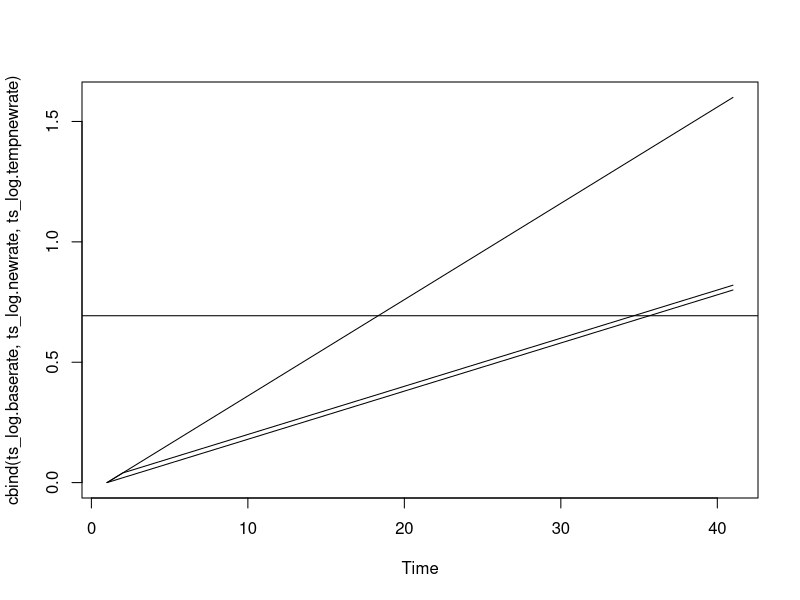
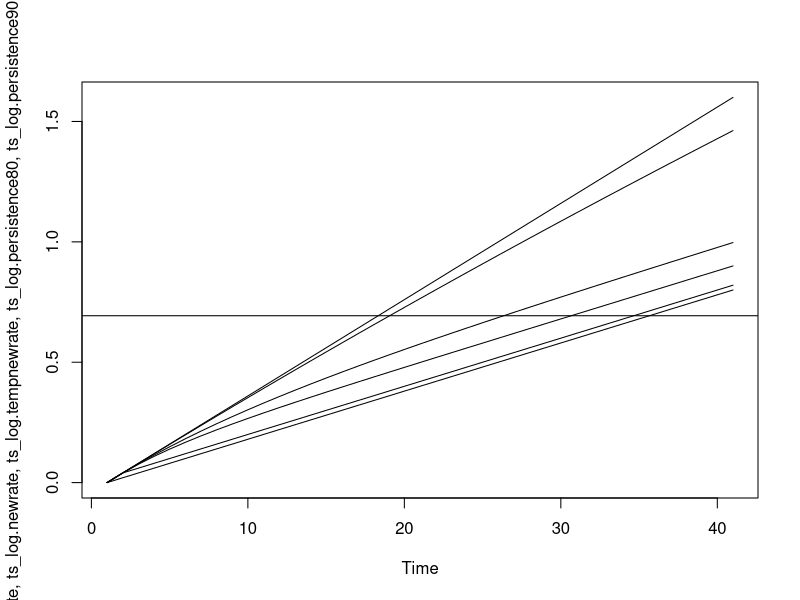
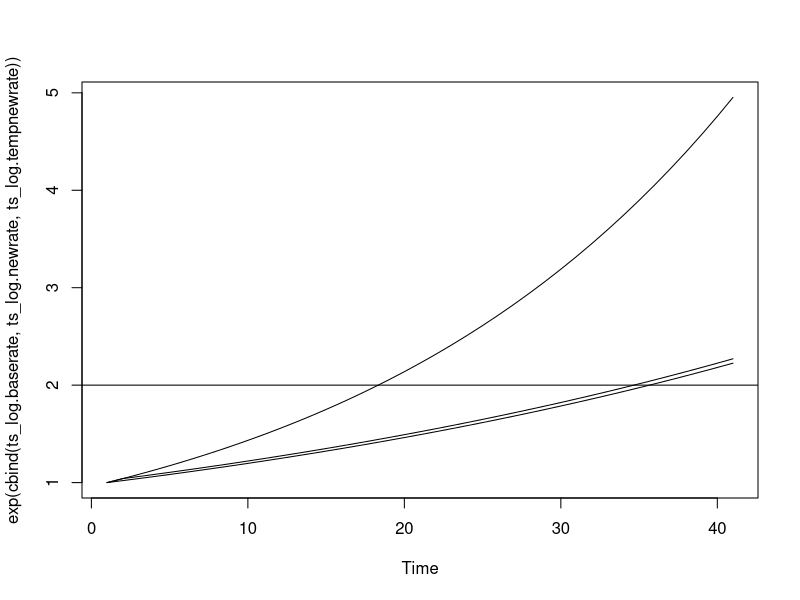
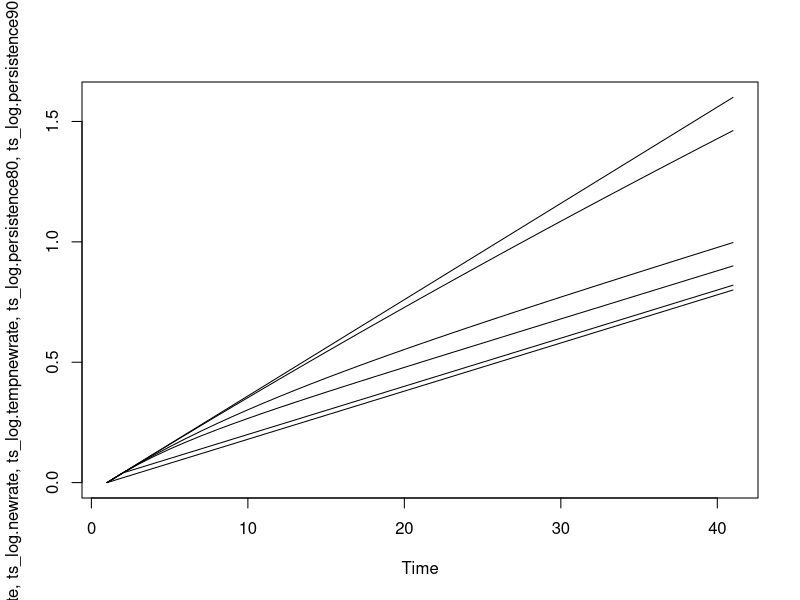
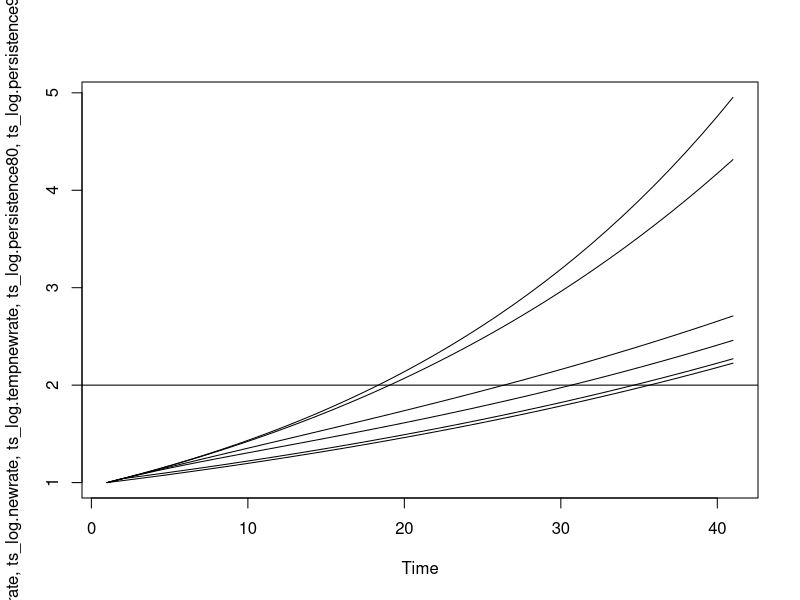
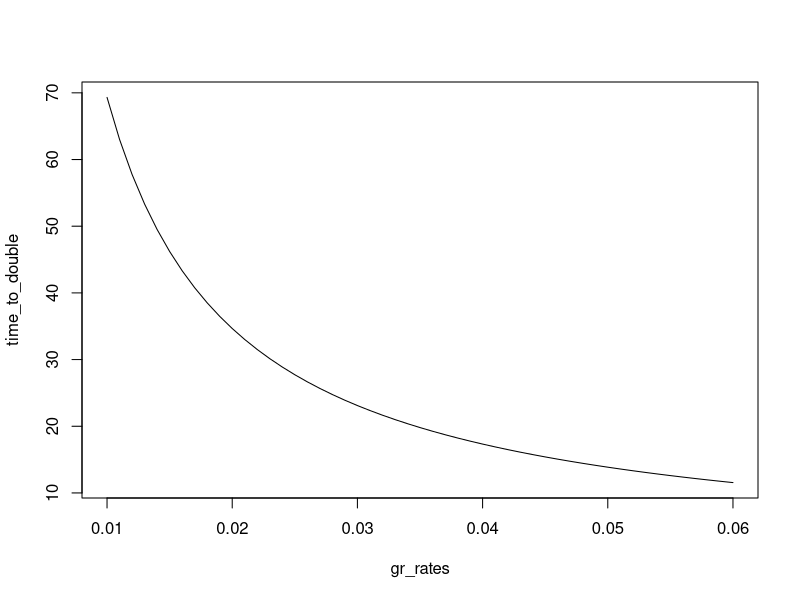
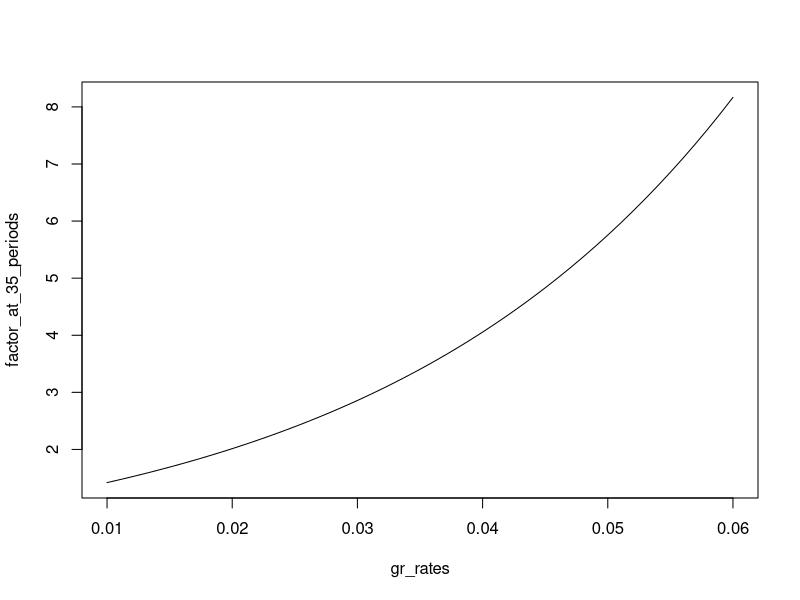

These charts were generated, in order, by the following R code:
finalT = 40
xvals = 0:finalT
level.start = 1
level.target = 2*level.start
base.rate = 0.02
new.rate = 0.04
diff.rate =  new.rate -base.rate 

persistence80 = 0.8
persistence90 = 0.9
persistence99 = 0.99

rates_80_coeffs = c(c(0,1), cumprod(rep(persistence80,finalT-1)) )
rates_90_coeffs = c(c(0,1), cumprod(rep(persistence90,finalT-1)) )
rates_99_coeffs = c(c(0,1), cumprod(rep(persistence99,finalT-1)) )

rates_base = c(0,rep(base.rate, finalT))
rates_new =  c(0,rep(new.rate, finalT))


rates_tempnew = rates_base
rates_tempnew[2] = new.rate

# rates_tempnew[2] = 0.12 # the doubling time is 30 periods when this is 0.12
### 30 periods is also the doubling time of persistence_80
# rates_tempnew[2] = 0.20 # the doubling time is 26 periods when this is 0.20
### 26 periods is also the doubling time of persistence_90
# rates_tempnew[2] = 0.34 # the doubling time is 19 periods when this is 0.34
# ## 19 periods is also the doubling time of persistence_99
# rates_tempnew[2] = 0.36 # the doubling time is 18 periods when this is 0.36
# ## 18 periods is also the doubling time of rate_new


rates_80 = rates_base + (diff.rate*rates_80_coeffs)
rates_90 = rates_base + (diff.rate*rates_90_coeffs)
rates_99 = rates_base + (diff.rate*rates_99_coeffs)


values.log.baserate = cumsum(rates_base) + log(level.start)
values.log.newrate = cumsum(rates_new) + log(level.start)
values.log.tempnewrate = cumsum(rates_tempnew) + log(level.start)

values.log.persistence_80 = cumsum(rates_80) + log(level.start)
values.log.persistence_90 = cumsum(rates_90) + log(level.start)
values.log.persistence_99 = cumsum(rates_99) + log(level.start)


double_period_base_rate = which.max(values.log.baserate >= (log(2)+log(level.start))) -1
double_period_new_rate = which.max(values.log.newrate >= (log(2)+log(level.start))) -1
double_period_tempnew_rate = which.max(values.log.tempnewrate >= (log(2)+log(level.start))) -1
double_period_persistence_80 = which.max(values.log.persistence_80 >= (log(2)+log(level.start))) -1
double_period_persistence_90 = which.max(values.log.persistence_90 >= (log(2)+log(level.start))) -1
double_period_persistence_99 = which.max(values.log.persistence_99 >= (log(2)+log(level.start))) -1



exact_time_double_base_rate = log(2)/base.rate
exact_time_double_new_rate = log(2)/new.rate



ts_log.baserate = as.ts(values.log.baserate, start=0)
ts_log.newrate = as.ts(values.log.newrate, start=0)
ts_log.tempnewrate = as.ts(values.log.tempnewrate, start=0)
ts_log.persistence80 = as.ts(values.log.persistence_80, start=0)
ts_log.persistence90 = as.ts(values.log.persistence_90, start=0)
ts_log.persistence99 = as.ts(values.log.persistence_99, start=0)



plot(cbind(ts_log.baserate,ts_log.newrate, ts_log.tempnewrate),
     plot.type="single")
abline(h=log(level.target) )

plot(cbind(ts_log.baserate,ts_log.newrate, ts_log.tempnewrate,
           ts_log.persistence80, ts_log.persistence90,  ts_log.persistence99),
     plot.type="single")
abline(h=log(level.target) )



plot(exp(cbind(ts_log.baserate,ts_log.newrate, ts_log.tempnewrate)),
     plot.type="single")
abline(h=level.target )


plot(cbind(ts_log.baserate,ts_log.newrate, ts_log.tempnewrate,
           ts_log.persistence80, ts_log.persistence90,  ts_log.persistence99),
     plot.type="single")

plot(exp(cbind(ts_log.baserate,ts_log.newrate, ts_log.tempnewrate,
           ts_log.persistence80, ts_log.persistence90,  ts_log.persistence99)),
     plot.type="single")
abline(h=level.target )


gr_rates = seq(0.01,0.06,0.001)
time_to_double = log(2)/gr_rates
plot(gr_rates,time_to_double, type="l")

factor_at_35_periods = exp(35*gr_rates)
plot(gr_rates,factor_at_35_periods, type="l")



factor_at_35_periods = exp(35*gr_rates)

print(exp(values.log.baserate[36]))
print(exp(values.log.tempnewrate[36]))
print(exp(values.log.persistence_80[36]))
print(exp(values.log.persistence_90[36]))
print(exp(values.log.persistence_99[36]))
print(exp(values.log.newrate[36]))



# mu*t + lnA_0 = ln(2) + lnA_0
# mu*t = ln(2)
# t = ln(2)/mu